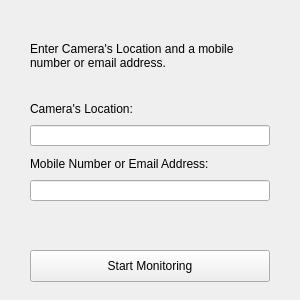
<?xml version="1.0" encoding="UTF-8"?>
<ui version="4.0">
 <class>MainWindow</class>
 <widget class="QMainWindow" name="MainWindow">
  <property name="geometry">
   <rect>
    <x>0</x>
    <y>0</y>
    <width>300</width>
    <height>300</height>
   </rect>
  </property>
  <property name="minimumSize">
   <size>
    <width>300</width>
    <height>300</height>
   </size>
  </property>
  <property name="maximumSize">
   <size>
    <width>300</width>
    <height>300</height>
   </size>
  </property>
  <property name="windowTitle">
   <string>Weapon Detection System</string>
  </property>
  <widget class="QWidget" name="centralwidget">
   <widget class="QLabel" name="label">
    <property name="geometry">
     <rect>
      <x>30</x>
      <y>20</y>
      <width>241</width>
      <height>71</height>
     </rect>
    </property>
    <property name="text">
     <string>Enter Camera's Location and a mobile number or email address.</string>
    </property>
    <property name="wordWrap">
     <bool>true</bool>
    </property>
   </widget>
   <widget class="QLabel" name="label_2">
    <property name="geometry">
     <rect>
      <x>30</x>
      <y>101</y>
      <width>121</width>
      <height>16</height>
     </rect>
    </property>
    <property name="text">
     <string>Camera's Location:</string>
    </property>
   </widget>
   <widget class="QLabel" name="label_3">
    <property name="geometry">
     <rect>
      <x>30</x>
      <y>156</y>
      <width>211</width>
      <height>16</height>
     </rect>
    </property>
    <property name="text">
     <string>Mobile Number or Email Address:</string>
    </property>
   </widget>
   <widget class="QPushButton" name="pushButton">
    <property name="geometry">
     <rect>
      <x>30</x>
      <y>250</y>
      <width>240</width>
      <height>32</height>
     </rect>
    </property>
    <property name="text">
     <string>Start Monitoring</string>
    </property>
   </widget>
   <widget class="QLineEdit" name="location_input">
    <property name="geometry">
     <rect>
      <x>30</x>
      <y>125</y>
      <width>240</width>
      <height>21</height>
     </rect>
    </property>
   </widget>
   <widget class="QLineEdit" name="sendTo_input">
    <property name="geometry">
     <rect>
      <x>30</x>
      <y>180</y>
      <width>240</width>
      <height>21</height>
     </rect>
    </property>
   </widget>
  </widget>
 </widget>
 <resources/>
 <connections/>
</ui>
